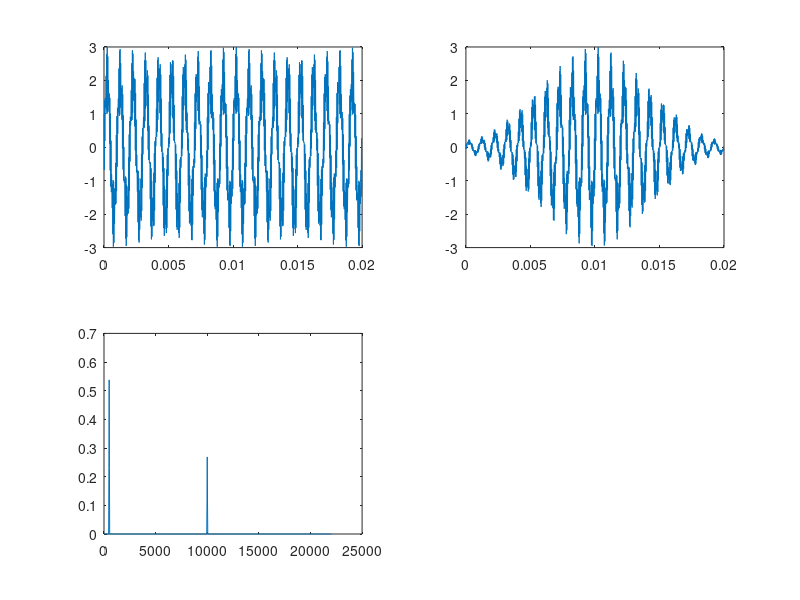

Recreate this plot in MATLAB.
tic
%1. Sample rate
Fs=44100;
%2. Sample period
Ts=1/Fs;
%3. Number of samples
N=882; % to give nice 25 Hz freq resolution
%4 Sample length
L=Ts*N;
%5. Corresponding time axis
t=(0:(N-1))*L/N;
%6. Corresponding frequency axis
f=(0:(N-1))*Fs/2/N; %up to Fs/2

%7. Create Hamming window
k=0:(N-1);
w = 0.53836 - 0.46164*cos(2*pi*k/(N-1));


%7. Create a test signal 1KHz and 5KHz
y=2*sin(2*pi*1000*t)+cos(2*pi*20000*t);
subplot(2,2,1);
plot(t,y);
%8. Window the signal
y=y.*w;
subplot(2,2,2);
plot(t,y);
Y=abs(fft(y)/N);
%Y=fftshift(Y);
subplot(2,2,3);
plot(f,[Y(1:(N/2)) zeros(1,N-(N/2))]);
%h=get(gcf,'CurrentAxes');
%set(h,'XLim',[0 100]);
disp('For 250 Hz');
f(round(250/(max(f)/N)+1))

disp('For 1000 Hz');
f(round(1000/(max(f)/N)+1))

toc;
